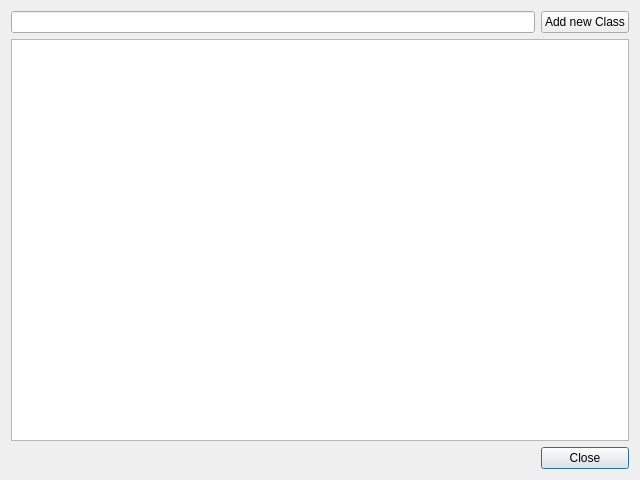
<?xml version="1.0" encoding="UTF-8"?>
<ui version="4.0">
 <class>ClassesDialog</class>
 <widget class="QDialog" name="ClassesDialog">
  <property name="geometry">
   <rect>
    <x>0</x>
    <y>0</y>
    <width>640</width>
    <height>480</height>
   </rect>
  </property>
  <property name="windowTitle">
   <string>Classes</string>
  </property>
  <layout class="QGridLayout" name="gridLayout">
   <item row="2" column="1">
    <widget class="QPushButton" name="closeButton">
     <property name="text">
      <string>Close</string>
     </property>
    </widget>
   </item>
   <item row="0" column="1">
    <widget class="QPushButton" name="addNewButton">
     <property name="text">
      <string>Add new Class</string>
     </property>
    </widget>
   </item>
   <item row="0" column="0">
    <widget class="QLineEdit" name="newLineEdit"/>
   </item>
   <item row="1" column="0" colspan="2">
    <widget class="QListWidget" name="classesListWidget"/>
   </item>
  </layout>
 </widget>
 <resources/>
 <connections/>
</ui>
